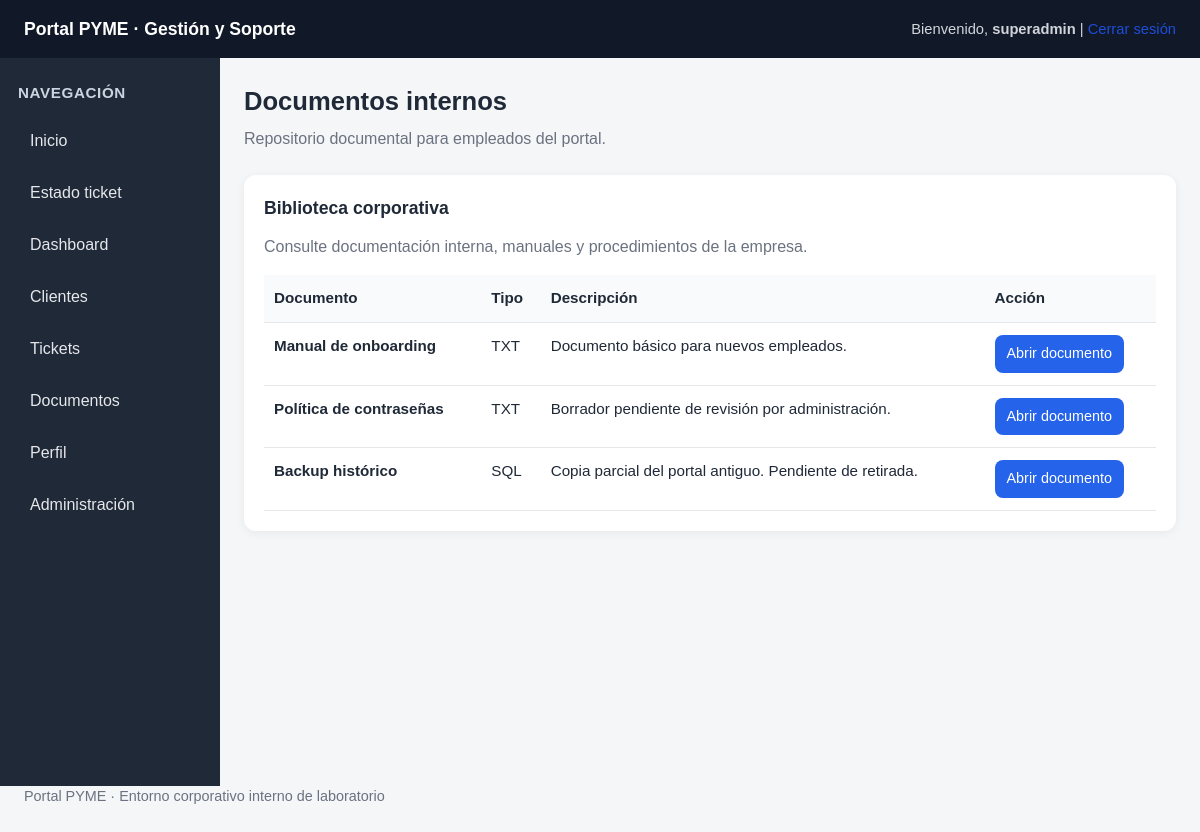
The page /documentos.php (signed in) on the database its author committed.
### tables this page shows
CREATE TABLE documentos (
    id INT AUTO_INCREMENT PRIMARY KEY,
    nombre VARCHAR(160) NOT NULL,
    tipo VARCHAR(40) NOT NULL,
    descripcion TEXT NOT NULL,
    ruta VARCHAR(255) NOT NULL
);

### documentos.php (the view, shortened to what this page needs)
<?php
include 'config/db.php';
include 'includes/header.php';
include 'includes/sidebar.php';
$result = $conn->query("SELECT * FROM documentos ORDER BY id ASC");
?>
<section class="page-header">
    <h2>Documentos internos</h2>
    <p>Repositorio documental para empleados del portal.</p>
</section>
<div class="card">
    <h3>Biblioteca corporativa</h3>
    <p class="muted">Consulte documentación interna, manuales y procedimientos de la empresa.</p>
    <div class="table-wrapper">
        <table>
            <tr>
                <th>Documento</th>
                <th>Tipo</th>
                <th>Descripción</th>
                <th>Acción</th>
            </tr>
            <?php if ($result && $result->num_rows > 0): ?>
                <?php while ($row = $result->fetch_assoc()): ?>
                    <tr>
                        <td>
                            <strong><?php echo htmlspecialchars($row['nombre']); ?></strong>
                        </td>
                        <td><?php echo htmlspecialchars($row['tipo']); ?></td>
                        <td><?php echo htmlspecialchars($row['descripcion']); ?></td>
                        <td>
                            <a class="btn-link" href="<?php echo htmlspecialchars($row['ruta']); ?>" target="_blank">
                                Abrir documento
                            </a>
                        </td>
                    </tr>
                <?php endwhile; ?>
            <?php else: ?>
                <tr>
                    <td colspan="4">No hay documentos disponibles.</td>
                </tr>
            <?php endif; ?>
        </table>
    </div>
</div>
<?php include 'includes/footer.php'; ?>

### assets/css/style.css (style rules this page uses)
* { box-sizing: border-box; margin: 0; padding: 0; }
html, body { font-family: Arial, Helvetica, sans-serif; background: #f4f6f8; color: #1f2937; line-height: 1.5; }
body { min-width: 0; }
a { text-decoration: none; color: #1d4ed8; }
.page-header { margin-bottom: 24px; }
.page-header h2 { font-size: 1.6rem; margin-bottom: 6px; }
.page-header p { color: #6b7280; }
.card { background: white; border-radius: 12px; padding: 20px; margin-bottom: 20px; box-shadow: 0 2px 10px rgba(0,0,0,0.06); overflow-x: auto; }
.card h3 { margin-bottom: 14px; font-size: 1.1rem; }
.table-wrapper { width: 100%; overflow-x: auto; }
table { width: 100%; min-width: 700px; border-collapse: collapse; background: white; }
table th, table td { padding: 12px 10px; border-bottom: 1px solid #e5e7eb; text-align: left; vertical-align: top; }
table th { background: #f9fafb; font-size: 0.95rem; white-space: nowrap; }
table td { font-size: 0.95rem; }
.muted { color: #6b7280; margin-bottom: 16px; }
.btn-link { display: inline-block; background: #2563eb; color: #ffffff; padding: 8px 12px; border-radius: 8px; text-decoration: none; font-size: 0.9rem; }

### rows shown on the page
documentos: nombre "Manual de onboarding", tipo "TXT", descripcion "Documento básico para nuevos empleados."
documentos: nombre "Política de contraseñas", tipo "TXT", descripcion "Borrador pendiente de revisión por administración."
documentos: nombre "Backup histórico", tipo "SQL", descripcion "Copia parcial del portal antiguo. Pendiente de retirada."

### other values the page prints
$_SESSION['username'] "superadmin"
